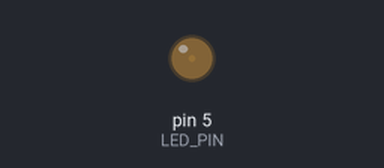
Simulated run of this sketch. Board: Arduino Uno, built with avr-gcc and run on an emulated ATmega328P. Parts: output pins drawn as LEDs (lit = HIGH).

Above: at 0.05 s.
At 1.15 s:
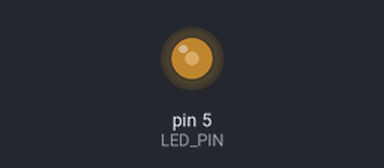
At 2.3 s:
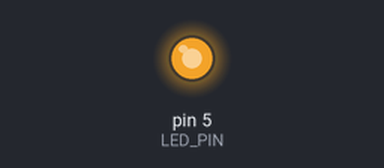
At 4.6 s:
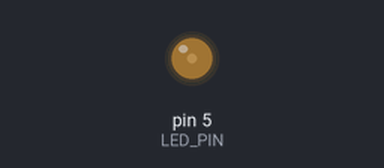
Timing chart, 0 to 6.7 s (numbered marks = the images above):
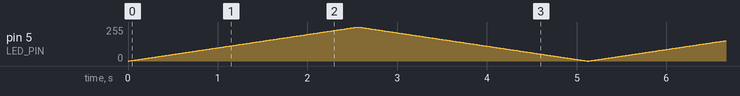

The sketch:

PWM_LED_Brightness.ino
```cpp
#define LED_PIN 5

void setup() {
  pinMode(LED_PIN, OUTPUT);
}

void loop() {
  for (int duty = 0; duty <= 255; duty++) {
    analogWrite(LED_PIN, duty);
    delay(10);
  }
  for (int duty = 255; duty >= 0; duty--) {
    analogWrite(LED_PIN, duty);
    delay(10);
  }
}
```
